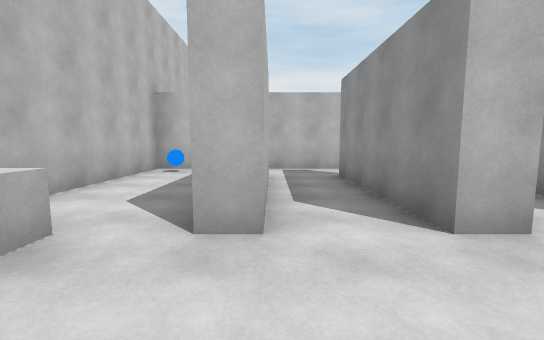
[1] (above)

14 first-person views from a walk through a Unity game level. The camera is 1.5 m above the floor, tilts 6° down and sees 90° across. Doors are open. The floor is counted in squares, 2 m on a side. Each view is taken from the middle of a square. On the plan, view 1 faces up. The plan holds only what a view shows up to about 10 squares ahead; the rest is blank. The place goes on beyond the plan. The player is left out.

[2]
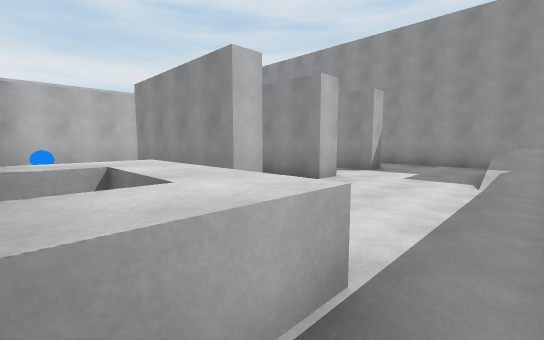

[3]
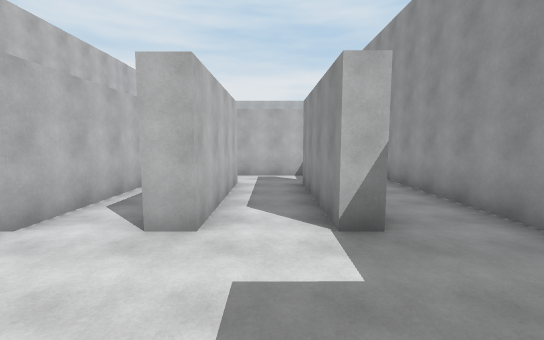

[4]
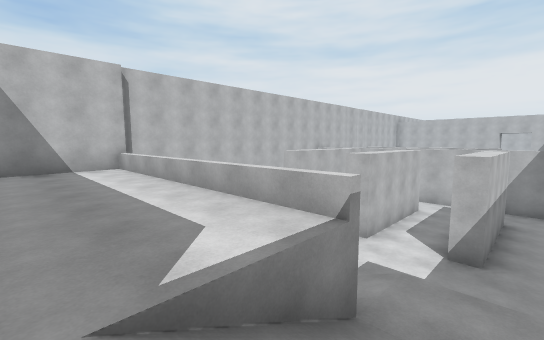

[5]
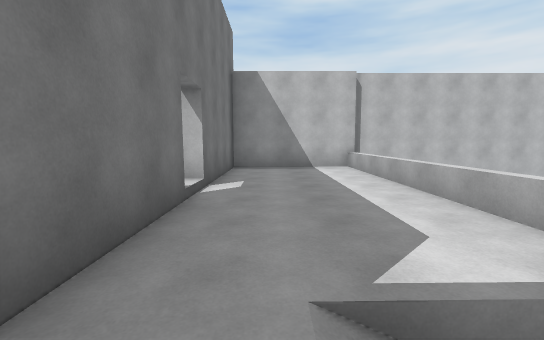

[6]
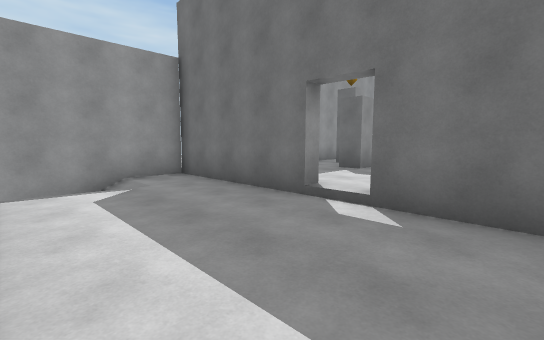

[7]
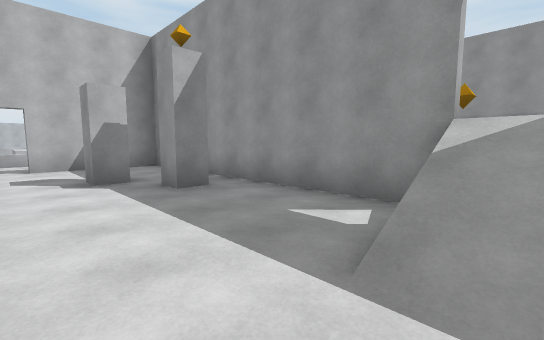

[8]
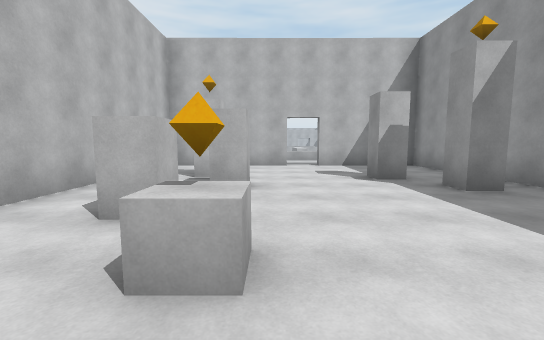

[9]
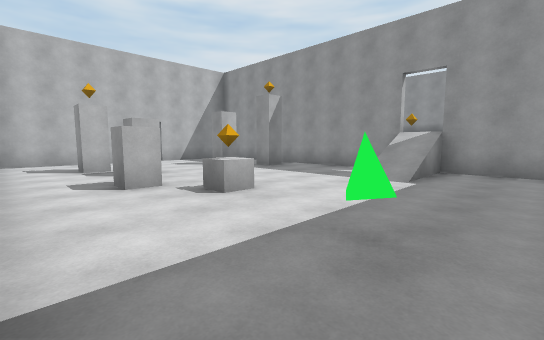

[10]
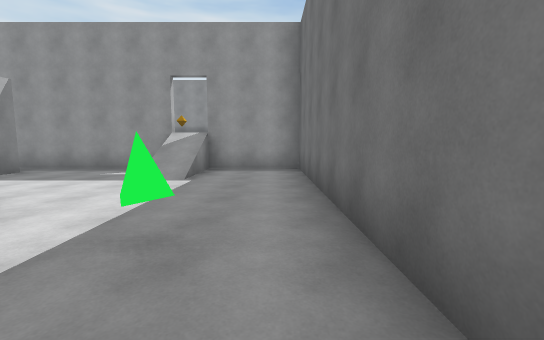

[11]
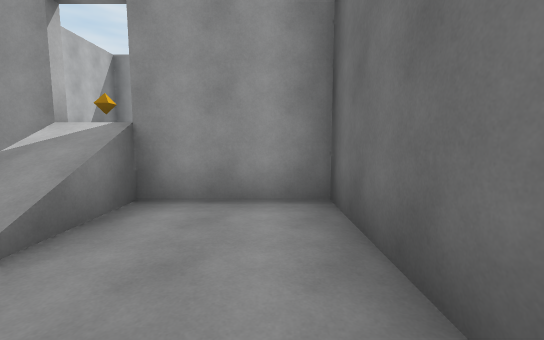

[12]
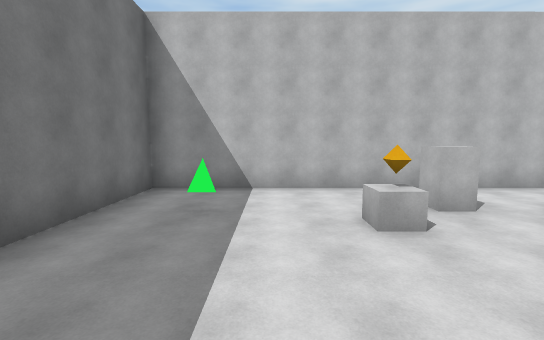

[13]
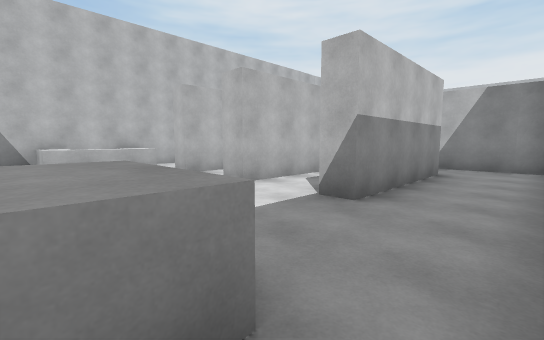

[14]
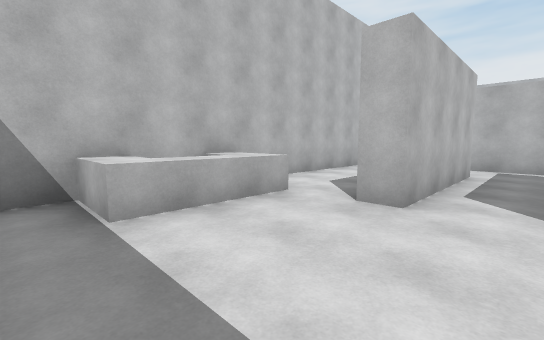

### Floor plan
Key: @ floor where view 1 was taken; # wall or solid block; . main floor; - floor 0.25 m lower than the main floor; _ floor 2.25 m lower than the main floor; < floor 3.5 m lower than the main floor; / step, stairs or slope; D open door; ^ raised ledge; O other object.
Columns run from 4 left of view 1 to 11 right of it. Each row starts with its distance up from view 1.
  8 ############
  7 #<O <<<<<<<#
  6 #<< <<<<<<<#
  5 #<<<#<#<#<<#
  4 #<<<#<#<#<<#
  3 #<<<#<#<#<<#
  2  ^^<<<<<<<<#
  1  #^<<<<<<<<#
  0  ^^<@<<<<<<#
 -1 #<<<<<</__<#
 -2 ##------//#
 -3  #------//#
 -4  #--------#
 -5  ####D#####
 -6  ........#
 -7  ........#
 -8 #..#..#..#
 -9 #........#
-10 #......#.#   ###
-11 #..#.....#     #
-12 #........#^    #
-13 #........#     #
-14 #....../DD     #
-15 #........#
-16 #........#
-17 ##########

Where each view was taken, in squares from view 1:
view 1: 0 up, 0 right, facing up
view 2: 1 down, 3 left, facing up-right
view 3: 1 down, 3 right, facing up
view 4: 4 down, 5 right, facing up-left
view 5: 4 down, 5 right, facing left
view 6: 2 down, 1 left, facing down-right
view 7: 14 down, 1 right, facing up-right
view 8: 14 down, 0 right, facing up
view 9: 16 down, 3 left, facing up-right
view 10: 16 down, 3 left, facing right
view 11: 16 down, 1 right, facing right
view 12: 14 down, 3 right, facing left
view 13: 1 down, 6 right, facing up-left
view 14: 1 down, 1 right, facing up-left
